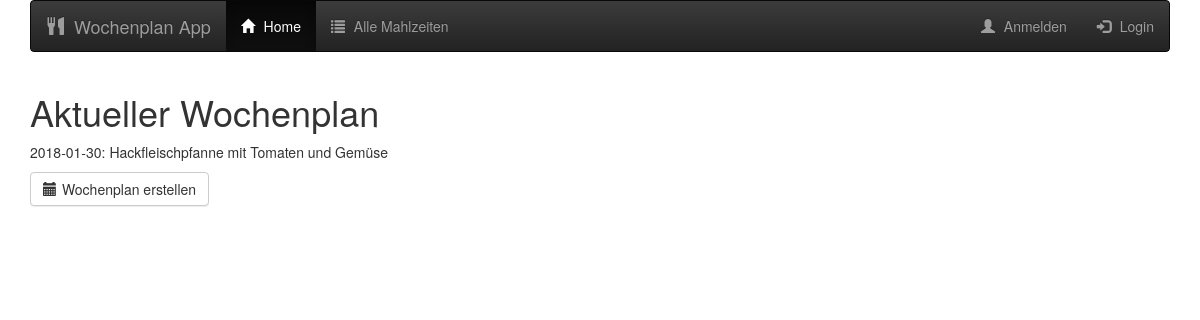
The page / on the database its author committed.
### database_setup.py (models this page shows)
class Weekmeals(Base):
    __tablename__ = 'weekmeals'
    id = Column(Integer, primary_key=True)
    name = Column(String(250), nullable=False)
    meal_date = Column(Date)
    receipt = Column(String)
    veggie = Column(Boolean)
    portions = Column(Integer)

### weekplan_server.py (the view)
@app.route('/', methods=['GET', 'POST'])
@app.route('/home')
def weekplan():
    week_meals = session.query(Weekmeals).all()
    return render_template('week_plan.html', week_meals=week_meals)

### templates/week_plan.html
{% extends "main.html" %}
{% block content %}
{% include "header.html" %}
<div class="container">
      <h1>Aktueller Wochenplan</h1>
  {% for menu in week_meals %}
      <p>{{menu.meal_date}}:  {{menu.name}}</p>
  {% endfor %}
    <form action="{{url_for('choose_date')}}">
        <button type="submit" class="btn btn-default" value="create_plan">
          <span class="glyphicon glyphicon-calendar" aria-hidden="true"></span>Wochenplan erstellen
        </button>
    </form>
</div>
{% endblock %}

### static/styles.css (style rules this page uses)
h1 { font-family: "Helvetica Neue Light", Roboto, Helvetica, Arial, sans-serif; font-size: 50px; color: #51453B; line-height: 60px; font-weight: 300; }
.btn { padding: 10px; margin: 0; border-color: #9FB80A; border-width: 2px; color: #9FB80A;; }
.glyphicon { margin-right: 5px; }

### rows shown on the page
Weekmeals: meal_date "2018-01-30", name "Hackfleischpfanne mit Tomaten und Gemüse"
